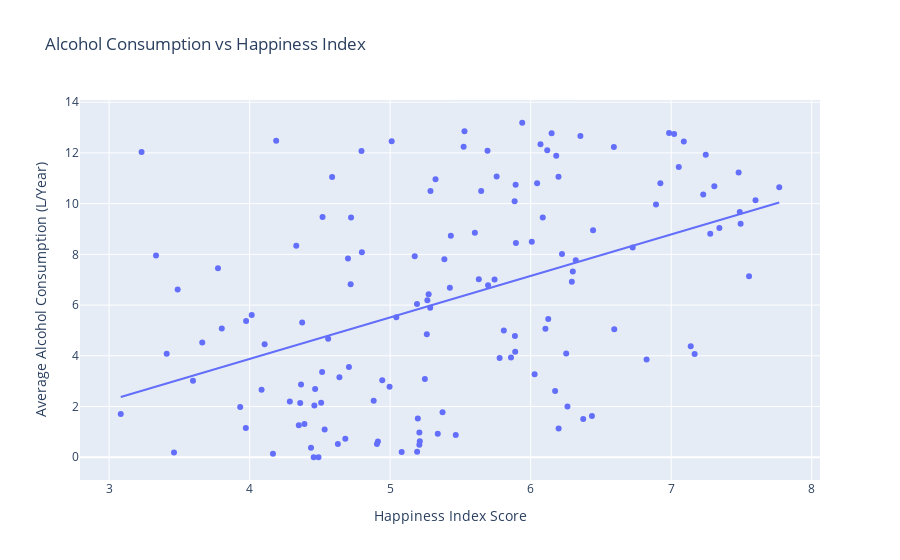

The notebook cell this image was saved under:
### Code cell
fig1 = px.scatter(df, x='Happiness', y='Alcohol', labels={'Happiness':'Happiness Index Score', 'Alcohol':'Average Alcohol Consumption (L/Year)'}, trendline="ols", title='Alcohol Consumption vs Happiness Index')
fig1.show()
fig1.write_html('graphs/happiness_alcohol.html')

### Figure 1 — Plotly figure (JSON) as saved in the notebook; plotly's stock layout.template omitted (floating-point values rounded to 4 significant figures; data arrays with more than 128 entries replaced by an {"elided": "..."} marker saying what was removed)
{"data": [{"hovertemplate": "Happiness Index Score=%{x}<br>Average Alcohol Consumption (L/Year)=%{y}<extra></extra>", "legendgroup": "", "marker": {"color": "#636efa", "symbol": "circle"}, "mode": "markers", "name": "", "orientation": "v", "showlegend": false, "type": "scatter", "x": {"elided": "137 float values"}, "xaxis": "x", "y": {"elided": "137 float values"}, "yaxis": "y"}, {"hovertemplate": "<b>OLS trendline</b><br>Alcohol = 1.63629 * Happiness + -2.66743<br>R<sup>2</sup>=0.198845<br><br>Happiness Index Score=%{x}<br>Average Alcohol Consumption (L/Year)=%{y} <b>(trend)</b><extra></extra>", "legendgroup": "", "marker": {"color": "#636efa", "symbol": "circle"}, "mode": "lines", "name": "", "showlegend": false, "type": "scatter", "x": {"elided": "137 float values"}, "xaxis": "x", "y": {"elided": "137 float values"}, "yaxis": "y"}], "layout": {"legend": {"tracegroupgap": 0}, "title": {"text": "Alcohol Consumption vs Happiness Index"}, "xaxis": {"anchor": "y", "domain": [0, 1], "title": {"text": "Happiness Index Score"}}, "yaxis": {"anchor": "x", "domain": [0, 1], "title": {"text": "Average Alcohol Consumption (L/Year)"}}}}
